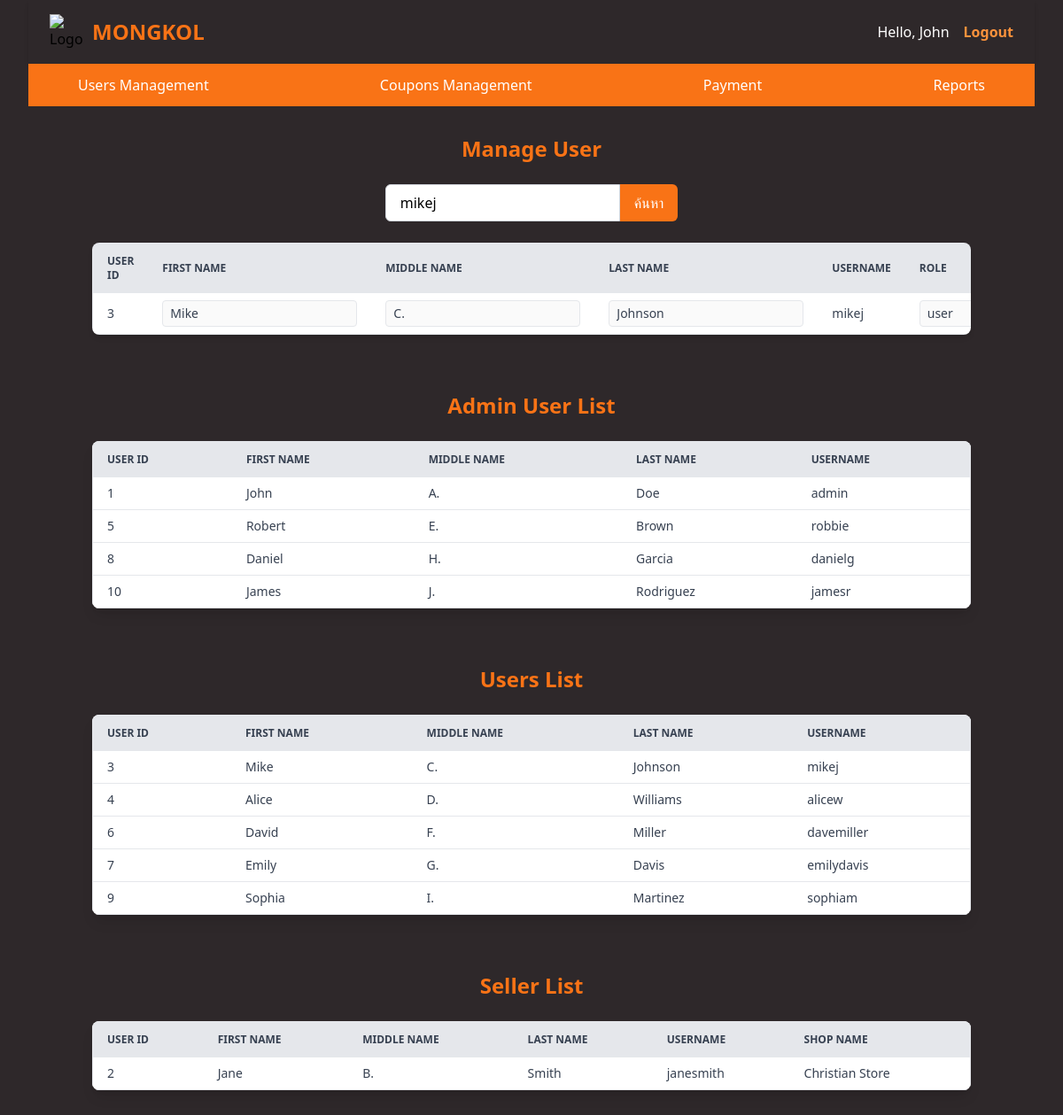
Screenshot of /admin/manage_user.php?username=mikej (signed in) with the database file from the repository.
### tables this page shows
CREATE TABLE `tbl_users` (
    `user_ID` int(11) NOT NULL AUTO_INCREMENT,
    `firstName` varchar(50) DEFAULT NULL,
    `midName` varchar(50) DEFAULT NULL,
    `lastName` varchar(50) DEFAULT NULL,
    `userName` varchar(50) DEFAULT NULL,
    `password_hash` varchar(255) DEFAULT NULL,
    `role` varchar(20) DEFAULT 'user',
    PRIMARY KEY (`user_ID`),
    UNIQUE KEY `userName` (`userName`)
);

CREATE TABLE `tbl_shops` (
    `shop_ID` int(11) NOT NULL AUTO_INCREMENT,
    `shopName` varchar(100) DEFAULT NULL,
    `user_ID` int(11) DEFAULT NULL,
    PRIMARY KEY (`shop_ID`),
    KEY `user_ID` (`user_ID`),
    FOREIGN KEY (`user_ID`) REFERENCES `tbl_users` (`user_ID`)
);

### admin/manage_user.php (the view, shortened to what this page needs)
<!DOCTYPE html>
<html lang="en">
<head>
</head>
  <body class = "bg-w-full bg-[#2E282A] mr-8 ml-8" >
    <?php require_once("../navbar/nav_admin.php"); ?>
    <div class="container mx-auto px-4 py-8">
    <h2 class="text-2xl font-semibold mb-6 text-center text-orange-500">Manage User</h2>
    <form method="GET" class="mb-6 flex justify-center">
      <input type="text" name="username" placeholder="กรอก Username"
             class="px-4 py-2 border border-gray-300 rounded-l-md focus:outline-none focus:ring focus:border-blue-400"
             value="<?php echo isset($_GET['username']) ? htmlspecialchars($_GET['username']) : '' ?>">
      <button type="submit"
              class="px-4 py-2 bg-orange-500 text-white rounded-r-md hover:bg-orange-600 transition">
        ค้นหา
      </button>
    </form>
    <div class="overflow-x-auto shadow-md rounded-lg">
      <table class="min-w-full text-sm text-left text-gray-700 bg-white border border-gray-200">
        <thead class="bg-gray-200 text-gray-700 uppercase text-xs">
          <tr>
            <th class="px-4 py-3">User ID</th>
            <th class="px-4 py-3">First Name</th>
            <th class="px-4 py-3">Middle Name</th>
            <th class="px-4 py-3">Last Name</th>
            <th class="px-4 py-3">Username</th>
            <th class="px-4 py-3">role</th>
          </tr>
        </thead>
      <tbody>
        <?php
          $searchUsername = isset($_GET['username']) ? $_GET['username'] : '';
          $searchUsername = $conn->real_escape_string($searchUsername);
          $sql = "SELECT * FROM tbl_users";
          if (!empty($searchUsername)) {
              $sql .= " WHERE userName LIKE '$searchUsername'";
          }
          $result = $conn->query($sql);
          if ($result && $result->num_rows > 0) {
              while($row = $result->fetch_assoc()) {
                  echo "<tr class='border-b hover:bg-gray-100'>";
                  echo "<td class='px-4 py-2'>{$row['user_ID']}</td>";
                  echo "<td class='px-4 py-2'>
                          <input type='text' value=\"{$row['firstName']}\" id='fname-{$row['user_ID']}' disabled class='border rounded px-2 py-1'>
                        </td>";
                  $midName = $row['midName'] !== NULL ? $row['midName'] : '';
                  echo "<td class='px-4 py-2'>
                          <input type='text' value=\"$midName\" id='mname-{$row['user_ID']}' disabled class='border rounded px-2 py-1'>
                        </td>";
                  echo "<td class='px-4 py-2'>
                          <input type='text' value=\"{$row['lastName']}\" id='lname-{$row['user_ID']}' disabled class='border rounded px-2 py-1'>
                        </td>";
                  echo "<td class='px-4 py-2'>{$row['userName']}</td>";
                  echo "<td class='px-4 py-2'>
                          <input type='text' value=\"{$row['role']}\" id='role-{$row['user_ID']}' disabled class='border rounded px-2 py-1'>
                        </td>";
                  echo "</tr>";
              }
          } else {
              echo "<tr><td colspan='6' class='text-center px-4 py-3 text-gray-500'>ไม่พบข้อมูล</td></tr>";
          }
          ?>
        </tbody>
      </table>
    </div>
  </div>
  <div class="container mx-auto px-4 py-8 ">
        <h2 class="text-2xl font-semibold mb-6 text-center text-orange-500">Admin User List</h2>
        <div class="overflow-x-auto shadow-lg rounded-lg">
            <table class="min-w-full text-sm text-left text-gray-700 bg-white border border-gray-200">
                <thead class="bg-gray-200 text-gray-700 uppercase text-xs">
                    <tr>
                        <th class="px-4 py-3">User ID</th>
                        <th class="px-4 py-3">First Name</th>
                        <th class="px-4 py-3">Middle Name</th>
                        <th class="px-4 py-3">Last Name</th>
                        <th class="px-4 py-3">Username</th>
                    </tr>
                </thead>
                <tbody>
                    <?php
                    $result = $conn->query("SELECT * FROM tbl_users WHERE role = 'admin'" );
                    while($row = $result->fetch_assoc()) {
                        echo "<tr class='border-b hover:bg-gray-100'>";
                        echo "<td class='px-4 py-2'>{$row['user_ID']}</td>";
                        echo "<td class='px-4 py-2'>{$row['firstName']}</td>";
                        echo "<td class='px-4 py-2'>{$row['midName']}</td>";
                        echo "<td class='px-4 py-2'>{$row['lastName']}</td>";
                        echo "<td class='px-4 py-2'>{$row['userName']}</td>";
                        echo "</tr>";
                    }
                    ?>
                </tbody>
            </table>
        </div>
    </div>
    <div class="container mx-auto px-4 py-8 ">
        <h2 class="text-2xl font-semibold mb-6 text-center text-orange-500">Users List</h2>
        <div class="overflow-x-auto shadow-lg rounded-lg">
            <table class="min-w-full text-sm text-left text-gray-700 bg-white border border-gray-200">
                <thead class="bg-gray-200 text-gray-700 uppercase text-xs">
                    <tr>
                        <th class="px-4 py-3">User ID</th>
                        <th class="px-4 py-3">First Name</th>
                        <th class="px-4 py-3">Middle Name</th>
                        <th class="px-4 py-3">Last Name</th>
                        <th class="px-4 py-3">Username</th>
                    </tr>
                </thead>
                <tbody>
                    <?php
                    $result = $conn->query("SELECT * FROM tbl_users WHERE role = 'user'" );
                    while($row = $result->fetch_assoc()) {
                        echo "<tr class='border-b hover:bg-gray-100'>";
                        echo "<td class='px-4 py-2'>{$row['user_ID']}</td>";
                        echo "<td class='px-4 py-2'>{$row['firstName']}</td>";
                        echo "<td class='px-4 py-2'>{$row['midName']}</td>";
                        echo "<td class='px-4 py-2'>{$row['lastName']}</td>";
                        echo "<td class='px-4 py-2'>{$row['userName']}</td>";
                        echo "</tr>";
                    }
                    ?>
                </tbody>
            </table>
        </div>
    </div>
    <div class="container mx-auto px-4 py-8 ">
        <h2 class="text-2xl font-semibold mb-6 text-center text-orange-500">Seller List</h2>
        <div class="overflow-x-auto shadow-lg rounded-lg">
            <table class="min-w-full text-sm text-left text-gray-700 bg-white border border-gray-200">
                <thead class="bg-gray-200 text-gray-700 uppercase text-xs">
                    <tr>
                        <th class="px-4 py-3">User ID</th>
                        <th class="px-4 py-3">First Name</th>
                        <th class="px-4 py-3">Middle Name</th>
                        <th class="px-4 py-3">Last Name</th>
                        <th class="px-4 py-3">Username</th>
                        <th class="px-4 py-3">Shop Name</th>
                    </tr>
                </thead>
                <tbody>
                    <?php
                    $result = $conn->query("
                    SELECT
                      U.user_ID,
                      U.firstName,
                      U.midName,
                      U.lastName,
                      U.userName,
                      S.shopName
                    FROM tbl_users U
                    JOIN tbl_shops S ON S.user_ID = U.user_ID
                    WHERE U.role = 'seller';
                    ");
                    while($row = $result->fetch_assoc()) {
                        echo "<tr class='border-b hover:bg-gray-100'>";
                        echo "<td class='px-4 py-2'>{$row['user_ID']}</td>";
                        echo "<td class='px-4 py-2'>{$row['firstName']}</td>";
                        echo "<td class='px-4 py-2'>{$row['midName']}</td>";
                        echo "<td class='px-4 py-2'>{$row['lastName']}</td>";
                        echo "<td class='px-4 py-2'>{$row['userName']}</td>";
                        echo "<td class='px-4 py-2'>{$row['shopName']}</td>";
                        echo "</tr>";
                    }
                    ?>
                </tbody>
            </table>
        </div>
    </div>
  </body>
</html>

### rows the page displays
tbl_users: user_ID "3", firstName "Mike", midName "C.", lastName "Johnson", userName "mikej", role "user"
tbl_users: user_ID "1", firstName "John", midName "A.", lastName "Doe", userName "admin"
tbl_users: user_ID "5", firstName "Robert", midName "E.", lastName "Brown", userName "robbie"
tbl_users: user_ID "8", firstName "Daniel", midName "H.", lastName "Garcia", userName "danielg"
tbl_users: user_ID "10", firstName "James", midName "J.", lastName "Rodriguez", userName "jamesr"
tbl_users: user_ID "4", firstName "Alice", midName "D.", lastName "Williams", userName "alicew"
tbl_users: user_ID "6", firstName "David", midName "F.", lastName "Miller", userName "davemiller"
tbl_users: user_ID "7", firstName "Emily", midName "G.", lastName "Davis", userName "emilydavis"
tbl_users: user_ID "9", firstName "Sophia", midName "I.", lastName "Martinez", userName "sophiam"
tbl_shops: user_ID.user_ID "2", user_ID.firstName "Jane", user_ID.midName "B.", user_ID.lastName "Smith", user_ID.userName "janesmith", shopName "Christian Store"

### other values shown
$_SESSION["firstName"] "John"
